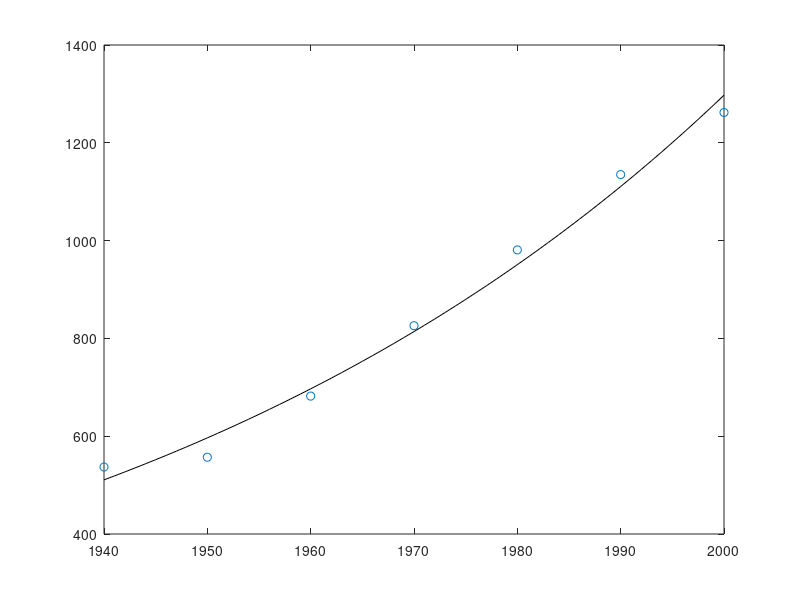

MATLAB code for this plot:
clc
clear
x=[1940 1950 1960 1970 1980 1990 2000];
y=[537 557 682 826 981 1135 1262];
p=polyfit(x,log(y),1);
m=p(1);
b=exp(p(2));
x_1955=1955;
y_1955=b*exp(m*x_1955)
x_exp=1940:1:2000;
y_exp=b*exp(m*x_exp);
plot(x,y,'o',x_exp,y_exp,'k')